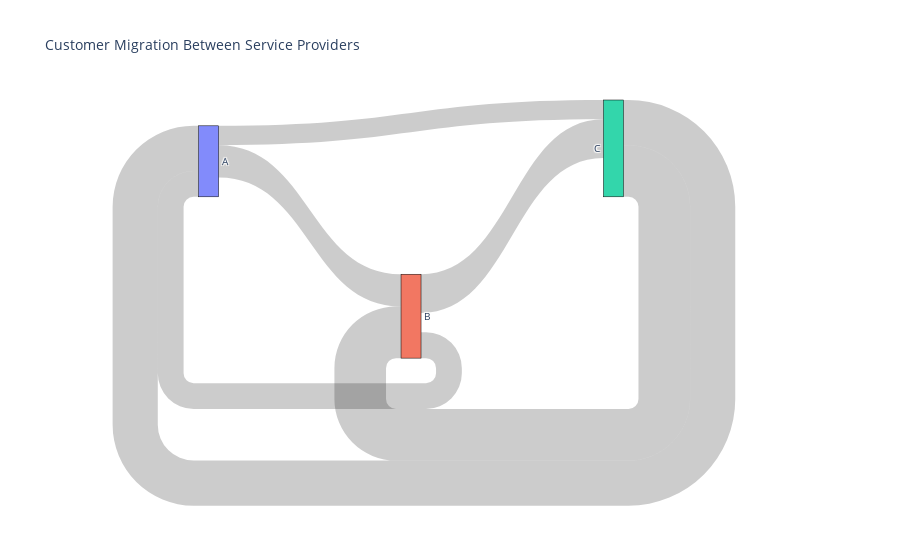

The notebook cell saved with this chart:
### Code cell
import plotly.graph_objs as go
from plotly.offline import init_notebook_mode, iplot

init_notebook_mode(connected=True)

labels = ["A","B","C"]
source = [0,0,1,1,2,2]
target = [1,2,0,2,0,1]
values = [5,3,4,6,7,8]

fig = go.Figure(go.Sankey(
    node = dict(
        pad = 15,
        thickness = 20,
        line = dict(color="black", width=0.5),
        label=labels
    ),
    link = dict(
        source=source,
        target=target,
        value=values
    )))

fig.update_layout(title_text="Customer Migration Between Service Providers", font_size=10)
iplot(fig)

### Figure 1 — Plotly figure (JSON) as saved in the notebook; plotly's stock layout.template omitted (floating-point values rounded to 4 significant figures)
{"data": [{"link": {"source": [0, 0, 1, 1, 2, 2], "target": [1, 2, 0, 2, 0, 1], "value": [5, 3, 4, 6, 7, 8]}, "node": {"label": ["A", "B", "C"], "line": {"color": "black", "width": 0.5}, "pad": 15, "thickness": 20}, "type": "sankey"}], "layout": {"autosize": true, "font": {"size": 10}, "title": {"text": "Customer Migration Between Service Providers"}}}
